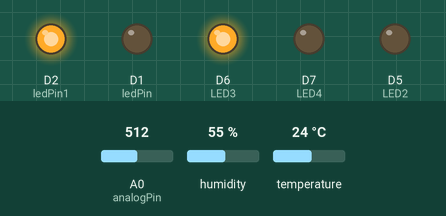
Recording of a sketch running on a simulated ESP8266 (NodeMCU). Shown: output pins drawn as LEDs (lit = HIGH). The inputs (shaded band) are chosen by the test bench; at power-on: A0 (analogPin) = 512, humidity 55 %, temperature 24 °C. WiFi joins after 1.5 s; servers stay silent unless stated; what the sketch prints to the serial monitor is not drawn.

Above: at 3.0 s.
3.1 s: A0 (analogPin) set to 884
4.6 s: A0 (analogPin) set to 920
At 5.2 s:
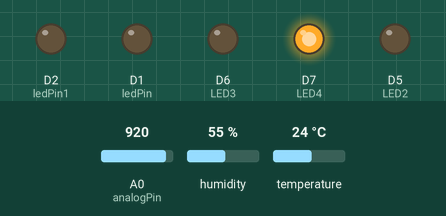
6.1 s: A0 (analogPin) set to 491
At 10.9 s:
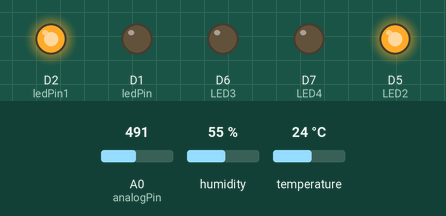
11.2 s: A0 (analogPin) set to 518
At 12.4 s:
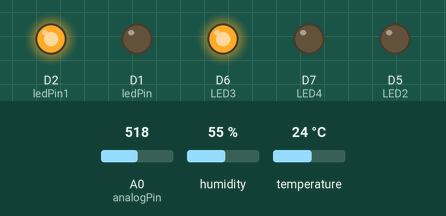
12.7 s: A0 (analogPin) set to 490
At 13.9 s:
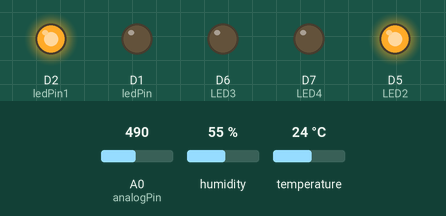
Timing chart, 0 to 15.2 s (numbered marks = the images above; inputs shaded):
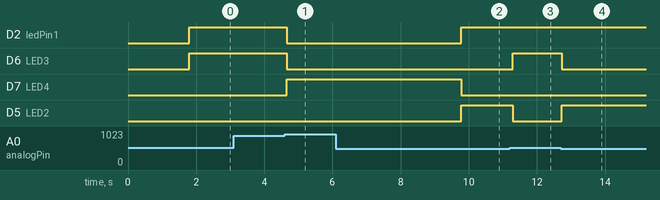

The sketch:

DHT11_blynkArt11.ino
```cpp
#define BLYNK_PRINT Serial
#include <TridentTD_LineNotify.h>

#include <SPI.h>
#include <ESP8266WiFi.h>
#include <BlynkSimpleEsp8266.h>
#include <DHT.h>

int ledPin = D1;
int ledPin1 = D2;
int LED2 = D5;
int LED3 = D6;
int LED4 = D7;

int analogPin = A0; //ประกาศตัวแปร ให้ analogPin
int val = 0;


#define LINE_TOKEN  "nyj7o5haJ6CKAClWIx6V3YGly4VpFx2wTqVH2G2ukDP"
char auth[] = "MSifZl6qLdmXPYRI9OatknqOWqI7q0aX";
char ssid[] = "Areter";
char pass[] = "123456789";

//#define LINE_TOKEN  "MlZ32QhtlyauE0yPp2z8hj8IFRWnpHtruWgkbRkS8pH"
//char auth[] = "MSifZl6qLdmXPYRI9OatknqOWqI7q0aX";
//char ssid[] = "FAMILY";
//char pass[] = "1212312121";


#define DHTPIN D4          // What digital pin we're connected to

// Uncomment whatever type you're using!
#define DHTTYPE DHT11     // DHT 11
//#define DHTTYPE DHT22   // DHT 22, AM2302, AM2321
//#define DHTTYPE DHT21   // DHT 21, AM2301

DHT dht(DHTPIN, DHTTYPE);
BlynkTimer timer;


// This function sends Arduino's up time every second to Virtual Pin (5).
// In the app, Widget's reading frequency should be set to PUSH. This means
// that you define how often to send data to Blynk App.
void sendSensor()
{
  float h = dht.readHumidity();
  float t = dht.readTemperature(); // or dht.readTemperature(true) for Fahrenheit

  if (isnan(h) || isnan(t)) {
    Serial.println("Failed to read from DHT sensor!");
    return;
  }

  Serial.print(F("Humidity: "));
  Serial.print(h);
  Serial.print(F("%  Temperature: "));
  Serial.print(t);
  Serial.print(F("°C \n"));

  // You can send any value at any time.
  // Please don't send more that 10 values per second.
  Blynk.virtualWrite(V5, h);
  Blynk.virtualWrite(V6, t);
}

void setup() {
  // Debug console
  Serial.begin(115200);

  pinMode(ledPin, OUTPUT);  // sets the pin as output
  pinMode(ledPin1, OUTPUT);
  pinMode(LED2, OUTPUT);
  pinMode(LED3, OUTPUT);
  pinMode(LED4, OUTPUT);
  Blynk.begin(auth, ssid, pass);

  dht.begin();
  Serial.println(LINE.getVersion());
  // Setup a function to be called every second

  // กำหนด Line Token
  LINE.setToken(LINE_TOKEN);
  LINE.notify("connected!");

  timer.setInterval(1000L, sendSensor);
}

void loop() {

  val = analogRead(analogPin);  //อ่านค่าสัญญาณ analog
  Serial.print("val = "); // พิมพ์ข้อมความส่งเข้าคอมพิวเตอร์ "val = "
  Serial.println(val); // พิมพ์ค่าของตัวแปร val
  if (val < 500) { // สามารถกำหนดปรับค่าได้ตามสถานที่ต่างๆ
    digitalWrite(ledPin1, HIGH);
    digitalWrite(LED2, HIGH);
    digitalWrite(LED3, LOW);
    digitalWrite(LED4, LOW);


  } if (val > 501) {
    digitalWrite(ledPin1, HIGH);
    digitalWrite(LED2, LOW);
    digitalWrite(LED3, HIGH);
    digitalWrite(LED4, LOW);

    String LineText;
    String string1 = "ตรวจพบแก๊ส 🟠 ";
    LineText = string1 + val;
    Serial.print("Line ");
    Serial.println(LineText);
    LINE.notify(LineText);
    //    delay(2000);

  } if (val > 901) {
    digitalWrite(ledPin1, LOW);
    digitalWrite(LED2, LOW);
    digitalWrite(LED3, LOW);
    digitalWrite(LED4, HIGH);

    String LineText;
    String string1 = "ตรวจพบแก๊สจำนวนมาก 🔴 ";
    LineText = string1 + val;
    Serial.print("Line ");
    Serial.println(LineText);
    LINE.notify(LineText);
        delay(5000);

  }
//  else {
//    digitalWrite(ledPin1, HIGH);
//    digitalWrite(LED2, LOW);
//    digitalWrite(LED3, LOW);
//    digitalWrite(LED4, LOW);
//  }
  //  if {
  //    digitalWrite(ledPin1, HIGH);
  //    digitalWrite(LED2, LOW);
  //    digitalWrite(LED3, LOW);
  //    digitalWrite(LED4, LOW);
  //  }

  delay(100);
  Blynk.run();
  timer.run();
}
```

Measured:
- the behaviour switches between 901 and 902 on A0 (analogPin) (found by bisection; images 0 and 1)
- the behaviour switches between 501 and 502 on A0 (analogPin) (found by bisection; images 2 and 3)
- after the input at 3.1 s, every drawn part: stays the same
- after the input at 4.6 s, D2 (ledPin1), D6 (LED3): HIGH → LOW after 0.05 s; D7 (LED4): LOW → HIGH after 0.05 s
- after the input at 6.1 s, D2 (ledPin1), D5 (LED2): LOW → HIGH after 3.7 s; D7 (LED4): HIGH → LOW after 3.7 s
- after the input at 11.2 s, D6 (LED3): LOW → HIGH after 0.09 s; D5 (LED2): HIGH → LOW after 0.09 s
- after the input at 12.7 s, D6 (LED3): HIGH → LOW at once; D5 (LED2): LOW → HIGH at once
